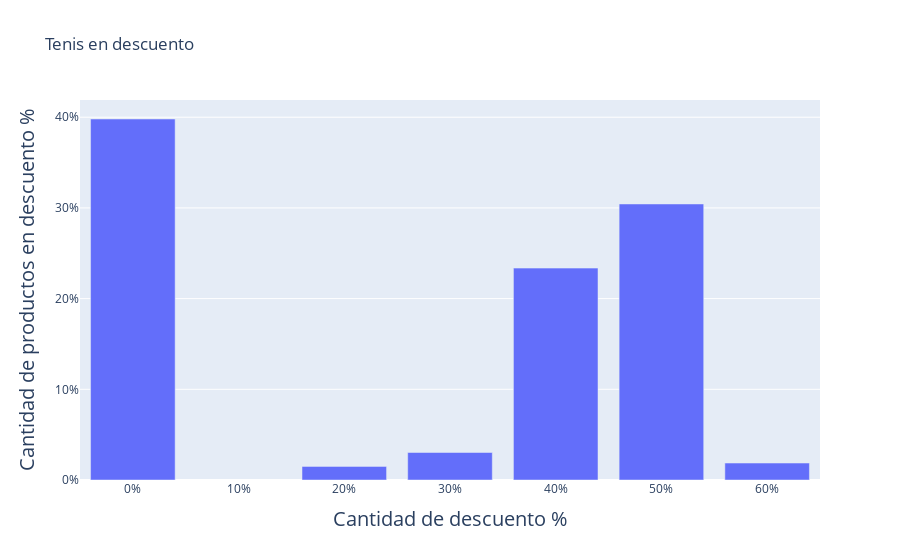

This figure's notebook cell:
### Code cell
fig = go.Figure()

fig.add_trace(go.Bar(x=discount_count['discount'], y=discount_count['percent']))

fig.update_layout(
    xaxis=dict(
        title_text='Cantidad de descuento %',
        ticktext=["0%", "10%", "20%", "30%", "40%", "50%", "60%", "70%", "80%", "90%", "100%"],
        tickvals=[0, 10, 20, 30, 40, 50, 60],
        titlefont=dict(size=20),
    ),
    yaxis=dict(
        title_text="Cantidad de productos en descuento %",
        ticktext=["0%", "10%", "20%", "30%", "40%", "50%", "60%", "70%", "80%", "90%", "100%"],
        tickvals=[0, 10, 20, 30, 40, 50, 60, 70, 80, 90, 100],
        titlefont=dict(size=20)
    ),
    title='Tenis en descuento'
)

fig.show()

### Figure 1 — Plotly figure (JSON) as saved in the notebook; plotly's stock layout.template omitted (floating-point values rounded to 4 significant figures)
{"data": [{"type": "bar", "x": [0, 50, 40, 30, 60, 20], "y": [39.8, 30.43, 23.36, 3.031, 1.868, 1.5]}], "layout": {"title": {"text": "Tenis en descuento"}, "xaxis": {"ticktext": ["0%", "10%", "20%", "30%", "40%", "50%", "60%", "70%", "80%", "90%", "100%"], "tickvals": [0, 10, 20, 30, 40, 50, 60], "title": {"font": {"size": 20}, "text": "Cantidad de descuento %"}}, "yaxis": {"ticktext": ["0%", "10%", "20%", "30%", "40%", "50%", "60%", "70%", "80%", "90%", "100%"], "tickvals": [0, 10, 20, 30, 40, 50, 60, 70, 80, 90, 100], "title": {"font": {"size": 20}, "text": "Cantidad de productos en descuento %"}}}}
